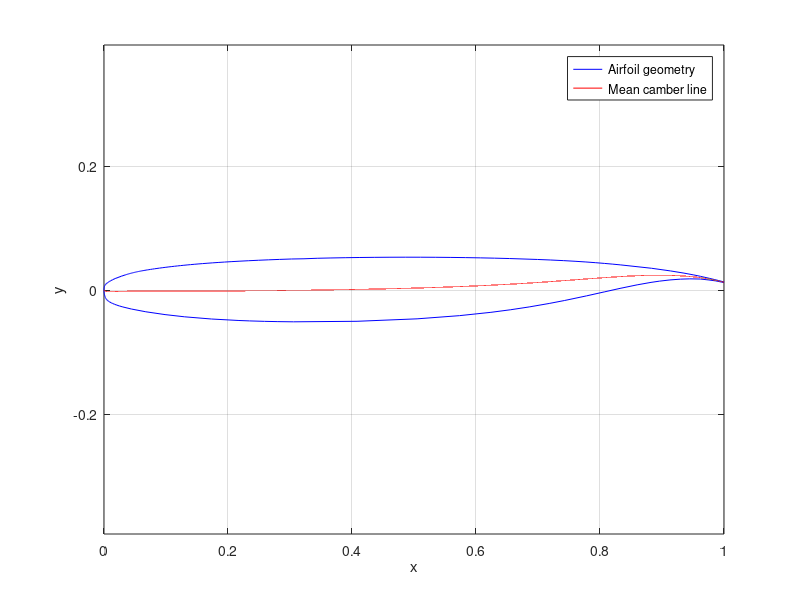

Write the MATLAB code that produced this figure.
clear
clc

% Calcola la funzione che descrive la mean camber line di un profilo alare
% e la sua derivata prima rispetto a x

% IMPORTANTE: 
% funziona solo se le coppie di coordinate che descrivono il profilo sono
% divise fra dorso e ventre, prima dorso poi ventre

%% CALCOLO DELLA MEAN CAMBER LINE

% Dati del profilo alare
A = importdata('k2.txt');
A = getfield(A,"data"); % Matrice delle coppie x y
x = A(:,1); % Ascisse dei punti del profilo
y = A(:,2); % Ordinate dei punti del profilo

% Separazione di dorso e ventre
i = 1;
while A(i,2) ~= 0
    x_dorso(i) = A(i,1);
    y_dorso(i) = A(i,2);
    i = i + 1;
end

k = 0;
for k = 1:(length(A)-length(x_dorso))
    x_ventre(k) = A(k+length(x_dorso),1);
    y_ventre(k) = A(k+length(x_dorso),2);
end

% Interpolazione per ottenere la camber line
n = 1e5;
% t = linspace(0,pi,n);
% x_interp = 0.5*(cos(t) + 1);
x_interp = linspace(0,1,n); % Stabilisco le x a cui corrisponderanno le y di dorso e ventre
y_dorso_interp = spline(x_dorso,y_dorso,x_interp);
y_ventre_interp = spline(x_ventre,y_ventre,x_interp);
y_lm = (y_dorso_interp + y_ventre_interp) / 2;
% y_lm(1)= 0; 

% Calcolo piccole deviazioni della linea media per calcolare la derivata
h = 1e-5;
x_interp_der = linspace(0,1,n) + h; % Punti comuni
y_dorso_interp = spline(x_dorso,y_dorso,x_interp_der);
y_ventre_interp = spline(x_ventre,y_ventre,x_interp_der);
dy_lm = (y_dorso_interp + y_ventre_interp) / 2;

% Calcolo delle derivate
dy_dx = (dy_lm - y_lm) ./ h;

% Grafico
figure;
plot(x, y, 'b-', 'DisplayName', 'Airfoil geometry');
axis equal
hold on;
plot(x_interp, y_lm, 'r-', 'DisplayName', 'Mean camber line');
xlabel('x'); ylabel('y');
legend;
grid on;

%% CALCOLO DELL'ANGOLO DI THEODORSEN

l = linspace(-0.5 + n^-1, 0.5 - n^-1,n); % estremi di integrazione
I = dy_dx./sqrt(0.25 - l.^2);

a_Th = trapz(l,I) /  pi;
a_Th = rad2deg(a_Th)